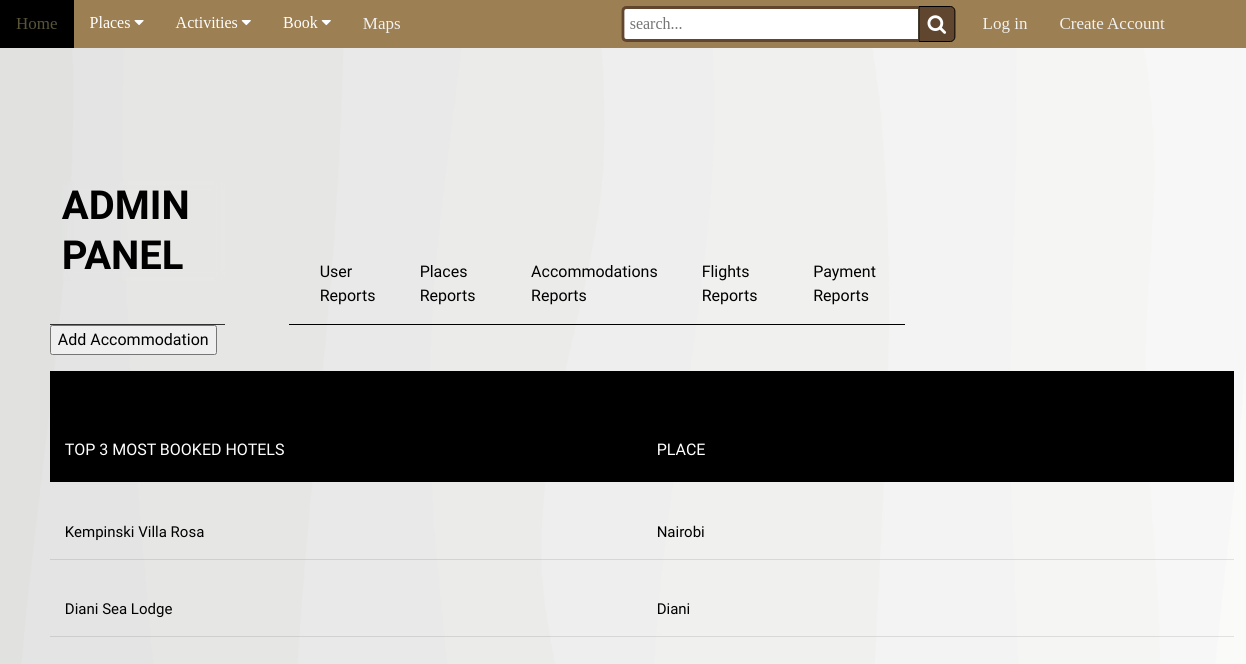
The page /admin/accommodations-reports.php on the database as committed earlier.
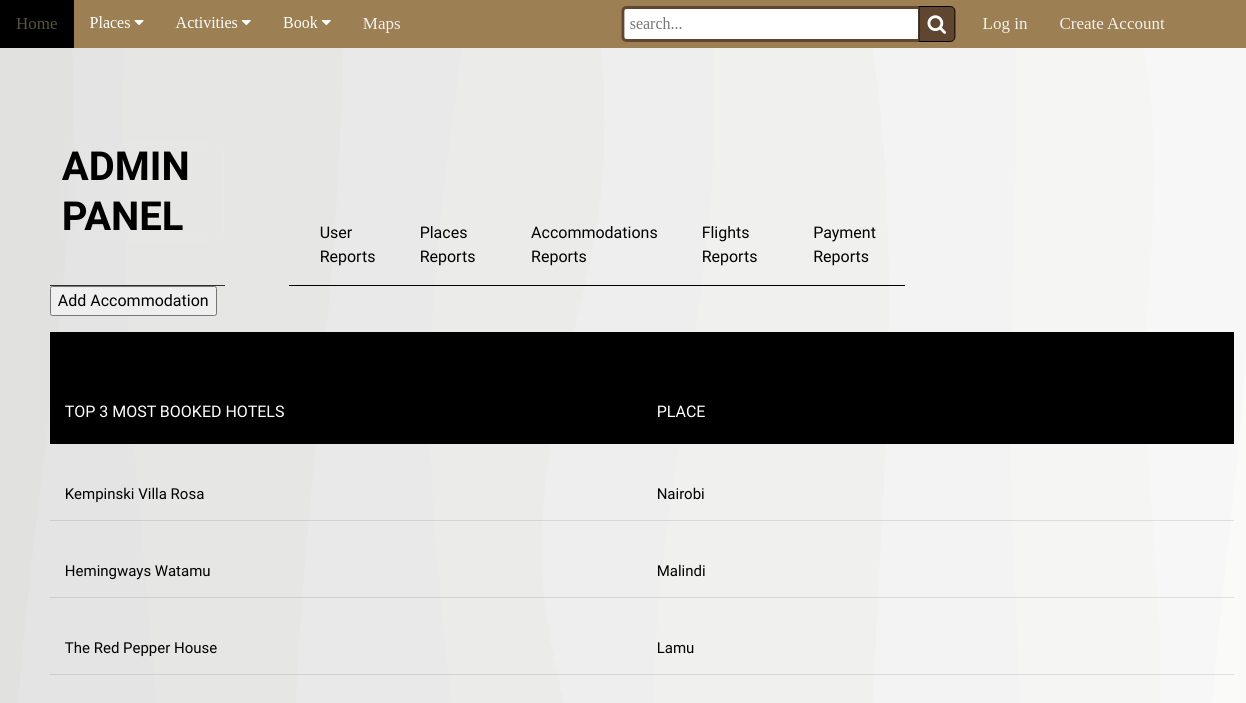
The same page on the database as committed later.
### tables this page shows
CREATE TABLE `accommodation` (
  `HotelId` int(11) NOT NULL,
  `Place` varchar(100) NOT NULL,
  `Hotel` varchar(100) NOT NULL,
  `CheckIn` date NOT NULL,
  `CheckOut` date NOT NULL,
  `Adults` int(10) NOT NULL,
  `Children` int(10) NOT NULL,
  `Infants` int(10) NOT NULL,
  `Price` int(11) NOT NULL,
  `FullName` varchar(100) NOT NULL,
  `PhoneNumber` varchar(100) NOT NULL,
  `Email` varchar(100) NOT NULL
);

### admin/accommodations-reports.php (the view, shortened to what this page needs)
<?php
	include '../includes/dbh.inc.php';
?>
<!DOCTYPE html>
<html lang="en">
<head>
    <link rel="stylesheet" href="https://cdnjs.cloudflare.com/ajax/libs/font-awesome/5.15.4/css/all.min.css" />
    <link rel="stylesheet" href="https://cdnjs.cloudflare.com/ajax/libs/font-awesome/4.7.0/css/font-awesome.min.css">
    <link rel="stylesheet" href="https://cdnjs.cloudflare.com/ajax/libs/font-awesome/4.7.0/css/solid/font-awesome.min.css">
    <link rel="stylesheet" href="../css/dashboard.css" type="text/css">
    <link rel="stylesheet" href="../css/view-bookings.css" type="text/css">
    <link rel="stylesheet" href="../css/home.css" type="text/css">
    <link rel="stylesheet" href="../css/search.css" type="text/css">
    <link rel="stylesheet" href="../css/reports.css" type="text/css">
</head>
<body>
<div class="nav"  rel="stylesheet" href="../css/home.css" type="text/css">
        <div class="left">
            <a href="../home.php">Home</a>
            <div class="places">
                <button class="dropbtn">Places
                  <i class="fa fa-caret-down"></i>
                </button>
            </div>
            <div class="activities">
                <button class="dropbtn">Activities
                  <i class="fa fa-caret-down"></i>
                </button>
            </div>
            <div class="places">
                <button class="dropbtn">Book
                  <i class="fa fa-caret-down"></i>
                </button>
            </div>
            <a href="../maps.php">Maps</a>
            <form action="../search.php" method="POST" rel="stylesheet" href="css\search.css" type="text/css">
            <div class="wrap">
            <div class="search">
                <input type="text" name="search" class="searchTerm" placeholder="search...">
                <button type="submit" name="submit-search" class="searchButton">
                <i class="fa fa-search"></i>
                </button>
            </div>
            </div>
            </form>
        </div>
    <div class="right">
    <?php
        if(isset($_SESSION["firstname"])){
            echo "<p>Hello " .$_SESSION["firstname"]. "!</p>";
            echo "<a href='dashboard.php'>Admin Panel</a>";
            echo "<a href='../includes/logout.inc.php'>Log Out</a>";
        }
        else{
            echo "<a href='../login.php'>Log in</a>";
            echo "<a href='../signup.php'>Create Account</a>";
        }
    ?>
    </div>
</div>
<div class="app">
	<header class="app-header">
		<div class="app-header-logo">
			<div class="logo">
				<h1 class="logo-title">
					<span>ADMIN PANEL</span>
				</h1>
			</div>
		</div>
		<div class="app-header-navigation">
        <div class="tabs">
				<a href="user-reports.php">
					User Reports
				</a>
				<a href="place-reports.php" >
					Places Reports
				</a>
				<a href="accommodations-reports.php">
					Accommodations Reports
				</a>
				<a href="flights-reports.php">
					Flights Reports
				</a>
                <a href="payment-reports.php" >
			Payment Reports
				</a>
			</div>
		</div>
		<div class="app-header-actions">
			<button class="user-profile">
			</button>
        </div>
	</header>
		<div class="app-body-main-content">
                <a href="add-hotel.php"><button class="button-add">Add Accommodation</button></a>
	            <div class='tbl-header'>
	              <table cellpadding='0' cellspacing='0' border='0'>
                   <thead>
                    <p>PLACE REPORTS</p>
                     <tr>
                      <th>Top 3 Most Booked Hotels</th>
                      <th>Place</th>
                     </tr>
                  </thead>
                 </table>
	           </div>
            <?php
            $stmt = "SELECT * FROM tour_guide.accommodation
            LEFT JOIN tour_guide.places ON accommodation.Place=places.region
            GROUP BY Place
            ORDER BY COUNT(*) DESC
            LIMIT 3; ";
            $query_run = mysqli_query($conn,$stmt);
            if(mysqli_num_rows($query_run)>0){
              foreach($query_run as $row){
              echo"
              <table cellpadding='0' cellspacing='0' border='0'>
              <tbody>
                <tr>
                   <td>" . $row['Hotel'] . "</td>
                   <td>" . $row['Place'] . "</td>
               </tr>
              </tbody>
            </table>";
              }
            }
           ?>
		</div>
</div>
</body>
</html>

Rows that differ between the two databases and show on the page:
removed accommodation: Hotel "Diani Sea Lodge", Place "Diani"
added accommodation: Hotel "Hemingways Watamu", Place "Malindi"
added accommodation: Hotel "The Red Pepper House", Place "Lamu"
